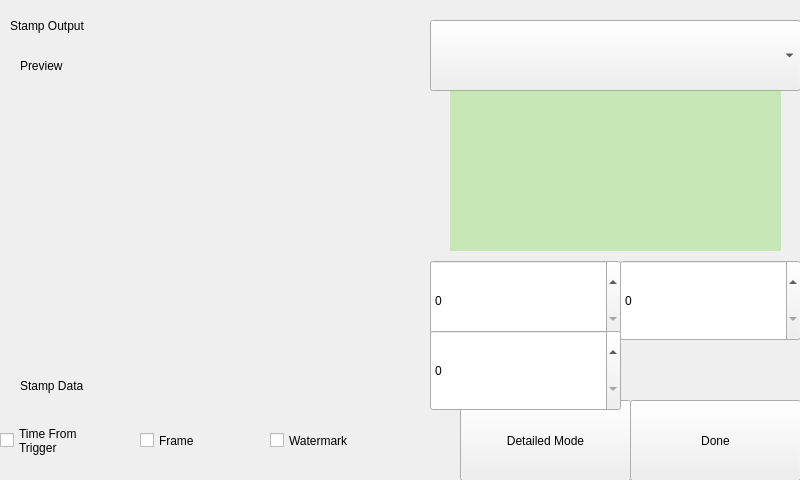
<?xml version="1.0" encoding="UTF-8"?>
<ui version="4.0">
 <class>Stamp</class>
 <widget class="QWidget" name="Stamp">
  <property name="geometry">
   <rect>
    <x>0</x>
    <y>0</y>
    <width>800</width>
    <height>480</height>
   </rect>
  </property>
  <property name="windowTitle">
   <string>Stamp Output</string>
  </property>
  <widget class="Backdrop" name="backdrop">
   <property name="geometry">
    <rect>
     <x>0</x>
     <y>0</y>
     <width>801</width>
     <height>91</height>
    </rect>
   </property>
  </widget>
  <widget class="HeaderLabel" name="headerlabel">
   <property name="geometry">
    <rect>
     <x>10</x>
     <y>10</y>
     <width>191</width>
     <height>31</height>
    </rect>
   </property>
   <property name="text">
    <string>Stamp Output</string>
   </property>
  </widget>
  <widget class="HeaderLabel" name="headerlabel_2">
   <property name="geometry">
    <rect>
     <x>20</x>
     <y>50</y>
     <width>141</width>
     <height>31</height>
    </rect>
   </property>
   <property name="text">
    <string>Preview</string>
   </property>
  </widget>
  <widget class="Backdrop" name="backdrop_2">
   <property name="geometry">
    <rect>
     <x>430</x>
     <y>90</y>
     <width>371</width>
     <height>391</height>
    </rect>
   </property>
  </widget>
  <widget class="Backdrop" name="backdrop_3">
   <property name="geometry">
    <rect>
     <x>0</x>
     <y>350</y>
     <width>431</width>
     <height>131</height>
    </rect>
   </property>
  </widget>
  <widget class="Backdrop" name="backdrop_4">
   <property name="geometry">
    <rect>
     <x>0</x>
     <y>80</y>
     <width>21</width>
     <height>271</height>
    </rect>
   </property>
  </widget>
  <widget class="HeaderLabel" name="headerlabel_3">
   <property name="geometry">
    <rect>
     <x>450</x>
     <y>10</y>
     <width>141</width>
     <height>31</height>
    </rect>
   </property>
   <property name="text">
    <string>Watermark</string>
   </property>
  </widget>
  <widget class="Label" name="label">
   <property name="geometry">
    <rect>
     <x>640</x>
     <y>12</y>
     <width>141</width>
     <height>31</height>
    </rect>
   </property>
   <property name="text">
    <string>256×128px max</string>
   </property>
   <property name="alignment">
    <set>Qt::AlignRight|Qt::AlignTrailing|Qt::AlignVCenter</set>
   </property>
  </widget>
  <widget class="ComboBox" name="combobox">
   <property name="geometry">
    <rect>
     <x>430</x>
     <y>20</y>
     <width>371</width>
     <height>71</height>
    </rect>
   </property>
   <property name="clickMarginBottom" stdset="0">
    <enum>ComboBox::half</enum>
   </property>
  </widget>
  <widget class="QWidget" name="widget" native="true">
   <property name="geometry">
    <rect>
     <x>450</x>
     <y>90</y>
     <width>331</width>
     <height>161</height>
    </rect>
   </property>
   <property name="styleSheet">
    <string notr="true">background-color: rgba(120, 214, 69, 85);</string>
   </property>
  </widget>
  <widget class="Label" name="label_2">
   <property name="geometry">
    <rect>
     <x>450</x>
     <y>250</y>
     <width>151</width>
     <height>41</height>
    </rect>
   </property>
   <property name="text">
    <string>Offset X</string>
   </property>
  </widget>
  <widget class="Label" name="label_3">
   <property name="geometry">
    <rect>
     <x>630</x>
     <y>250</y>
     <width>151</width>
     <height>41</height>
    </rect>
   </property>
   <property name="text">
    <string>Offset Y</string>
   </property>
  </widget>
  <widget class="SpinBox" name="uiOffsetX">
   <property name="geometry">
    <rect>
     <x>430</x>
     <y>260</y>
     <width>191</width>
     <height>81</height>
    </rect>
   </property>
  </widget>
  <widget class="SpinBox" name="uiOffsetY">
   <property name="geometry">
    <rect>
     <x>620</x>
     <y>260</y>
     <width>181</width>
     <height>81</height>
    </rect>
   </property>
   <property name="clickMarginLeft" stdset="0">
    <enum>SpinBox::half</enum>
   </property>
  </widget>
  <widget class="SpinBox" name="uiOpacity">
   <property name="geometry">
    <rect>
     <x>430</x>
     <y>330</y>
     <width>191</width>
     <height>81</height>
    </rect>
   </property>
   <property name="clickMarginBottom" stdset="0">
    <enum>SpinBox::full</enum>
   </property>
  </widget>
  <widget class="Label" name="label_4">
   <property name="geometry">
    <rect>
     <x>450</x>
     <y>320</y>
     <width>151</width>
     <height>41</height>
    </rect>
   </property>
   <property name="text">
    <string>Opacity</string>
   </property>
  </widget>
  <widget class="HeaderLabel" name="headerlabel_4">
   <property name="geometry">
    <rect>
     <x>20</x>
     <y>370</y>
     <width>141</width>
     <height>31</height>
    </rect>
   </property>
   <property name="text">
    <string>Stamp Data</string>
   </property>
  </widget>
  <widget class="CheckBox" name="checkbox">
   <property name="geometry">
    <rect>
     <x>0</x>
     <y>400</y>
     <width>151</width>
     <height>81</height>
    </rect>
   </property>
   <property name="text">
    <string>Time From
Trigger</string>
   </property>
  </widget>
  <widget class="CheckBox" name="checkbox_2">
   <property name="geometry">
    <rect>
     <x>140</x>
     <y>400</y>
     <width>141</width>
     <height>81</height>
    </rect>
   </property>
   <property name="text">
    <string>Frame</string>
   </property>
  </widget>
  <widget class="CheckBox" name="checkbox_3">
   <property name="geometry">
    <rect>
     <x>270</x>
     <y>400</y>
     <width>151</width>
     <height>81</height>
    </rect>
   </property>
   <property name="text">
    <string>Watermark</string>
   </property>
  </widget>
  <widget class="Button" name="uiDetailedMode">
   <property name="geometry">
    <rect>
     <x>460</x>
     <y>400</y>
     <width>171</width>
     <height>81</height>
    </rect>
   </property>
   <property name="text">
    <string>Detailed Mode</string>
   </property>
   <property name="clickMarginRight" stdset="0">
    <enum>Button::half</enum>
   </property>
  </widget>
  <widget class="Button" name="uiDone">
   <property name="geometry">
    <rect>
     <x>630</x>
     <y>400</y>
     <width>171</width>
     <height>81</height>
    </rect>
   </property>
   <property name="text">
    <string>Done</string>
   </property>
   <property name="clickMarginLeft" stdset="0">
    <enum>Button::half</enum>
   </property>
  </widget>
  <zorder>backdrop</zorder>
  <zorder>headerlabel</zorder>
  <zorder>headerlabel_2</zorder>
  <zorder>backdrop_2</zorder>
  <zorder>backdrop_3</zorder>
  <zorder>backdrop_4</zorder>
  <zorder>headerlabel_3</zorder>
  <zorder>label</zorder>
  <zorder>combobox</zorder>
  <zorder>widget</zorder>
  <zorder>label_2</zorder>
  <zorder>label_3</zorder>
  <zorder>uiOffsetX</zorder>
  <zorder>uiOffsetY</zorder>
  <zorder>label_4</zorder>
  <zorder>headerlabel_4</zorder>
  <zorder>checkbox</zorder>
  <zorder>checkbox_2</zorder>
  <zorder>checkbox_3</zorder>
  <zorder>uiDetailedMode</zorder>
  <zorder>uiDone</zorder>
  <zorder>uiOpacity</zorder>
 </widget>
 <customwidgets>
  <customwidget>
   <class>Backdrop</class>
   <extends>QLabel</extends>
   <header>backdrop</header>
  </customwidget>
  <customwidget>
   <class>Button</class>
   <extends>QPushButton</extends>
   <header>button</header>
  </customwidget>
  <customwidget>
   <class>CheckBox</class>
   <extends>QCheckBox</extends>
   <header>check_box</header>
  </customwidget>
  <customwidget>
   <class>ComboBox</class>
   <extends>QComboBox</extends>
   <header>combo_box</header>
  </customwidget>
  <customwidget>
   <class>HeaderLabel</class>
   <extends>QLabel</extends>
   <header>header_label</header>
  </customwidget>
  <customwidget>
   <class>Label</class>
   <extends>QLabel</extends>
   <header>label</header>
  </customwidget>
  <customwidget>
   <class>SpinBox</class>
   <extends>QSpinBox</extends>
   <header>spin_box</header>
  </customwidget>
 </customwidgets>
 <resources/>
 <connections/>
</ui>
